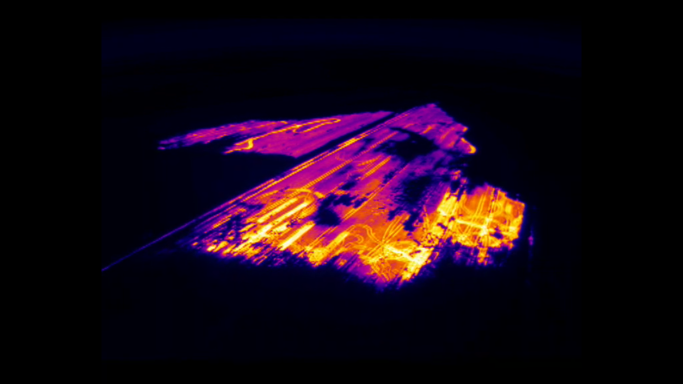
#> input picture shot1.png, 1366 x 768 px (shown at 1/2 size)
$ jupyter execute WarpPerspective.ipynb   (older library calls are emulated)
#> lines starting #> are read from the running program, lines starting #| are printed output that depends on the picture; after the words box and inside, x2 and y2 are one past the last pixel; in counts of white or black regions, pixels touching at a corner belong together
[cell 1]
#import these stuff
import cv2
import numpy as np
import matplotlib.pyplot as plt

#read the image
frame = cv2.pyrDown(cv2.imread('shot1.png'))
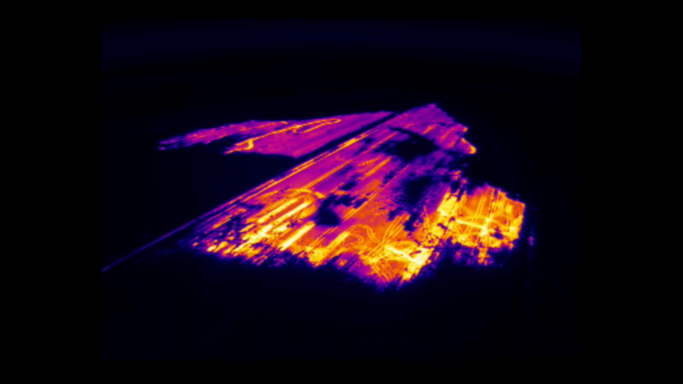
#> frame: shape (384, 683, 3); mean B, G, R 21.4, 8.7, 24.3

#creates a kernel and "close" the image - dilation followed by erosion
hsv = cv2.cvtColor(frame, cv2.COLOR_BGR2HSV)
#> hsv: shape (384, 683, 3); mean H, S, V 73.4, 158.9, 34.8
kernel = np.ones((9,9),np.uint8)
closing = cv2.morphologyEx(hsv, cv2.MORPH_CLOSE, kernel)
#> closing: shape (384, 683, 3); mean H, S, V 77.1, 162.5, 37.9

#find the size of the frame. Not really used anywhere
print (frame.shape)
#| (384, 683, 3)
#(y,x,ch) = (frame.shape)

#creates the array threshold color thingy
lower = np.array([0,0,0])
upper = np.array([255,255,150])

#create a mask - B&W picture of the frame and invert the colors
mask = cv2.inRange(closing, lower, upper)
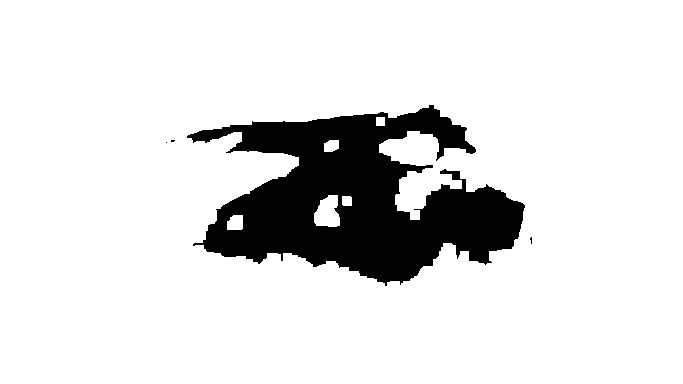
#> mask: shape (384, 683); 87.8% white; 4 black regions (3 under 20 px), largest, box (x1, y1, x2, y2) and area: (187, 105, 525, 286) 31872
mask = 255 - mask
#> mask: shape (384, 683); 12.2% white; 4 white regions (3 under 20 px)

#get the contours of the image
image, contours, hier = cv2.findContours(mask, cv2.RETR_EXTERNAL, cv2.CHAIN_APPROX_SIMPLE)
#> contours = 4 contours, 3 with area under 20; largest, box (x1, y1, x2, y2) and area: (187, 105, 525, 286) 32224

#gets the largest aread contour, creates the minimal area rectangle and draw the contours
c = max(contours, key = cv2.contourArea)
#> c = contour of 633 points, box (x1, y1, x2, y2) (187, 105, 525, 286), area 32224
rect = cv2.minAreaRect(c)
#> rect = ((356.2, 199.8), (333.3, 175.7), -5.17)
box = cv2.boxPoints(rect)
#> box = [[198.2, 302.2], [182.4, 127.3], [514.3, 97.29], [530.1, 272.2]]
box = np.int0(box)
#> box = [[198, 302], [182, 127], [514, 97], [530, 272]]
cv2.drawContours(frame, [box], 0, (255))
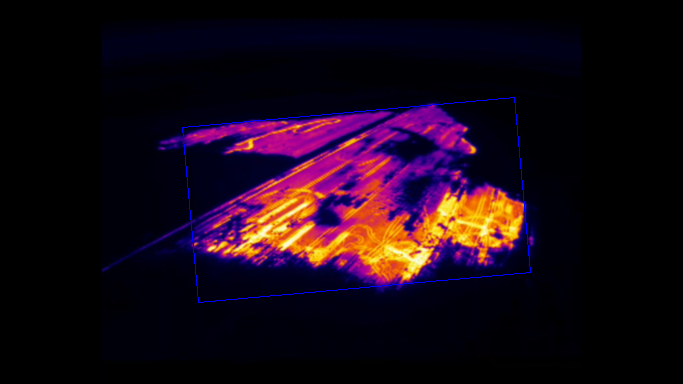
#> frame: shape (384, 683, 3); 0.39% of pixels changed, all inside (x1, y1, x2, y2) = (182, 97, 531, 303)

#creates 2 empty arrays for later use
arrayx = []
arrayy = []

#for each corner of the rectangle, print the (x,y) positions and append in those arrays (x in one of them, y in the other)
for p in box:
    i = 0
    pt = (p[i],p[i+1])
    print (pt)
    arrayx.append(p[i])
    arrayy.append(p[i+1])
#> this loop made 4 passes
#| (198, 302)
#| (182, 127)
#| (514, 97)
#| (530, 272)
#> after the loop, arrayx = [198, 182, 514, 530]; arrayy = [302, 127, 97, 272]

#do the PerspectiveTransform and Warp the image
#with the points in the arrays transformed into a standard squared image (400,400), cuz why not
pts1 = np.float32([[arrayx[0],arrayy[0]],[arrayx[1],arrayy[1]],[arrayx[2],arrayy[2]],[arrayx[3],arrayy[3]]])
#> pts1 = [[198, 302], [182, 127], [514, 97], [530, 272]]
pts2 = np.float32([[0,400],[0,0],[400,0],[400,400]])
M = cv2.getPerspectiveTransform(pts1,pts2)
#> M = [[1.19, -0.109, -203.6], [0.205, 2.27, -325.2], [-2.49e-19, -3.83e-19, 1]]
warpd = cv2.warpPerspective(frame,M,(400,400))
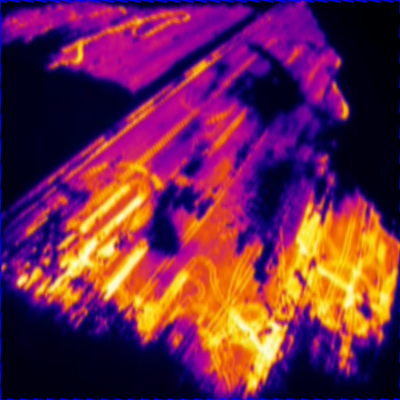
#> warpd: shape (400, 400, 3); mean B, G, R 73.7, 38.6, 108.1

#show the original image (with the rectangle) and the warped image
cv2.imshow('Original', frame)
cv2.imshow('warped', warpd)
#save the warped image to the computer, cuz why the fuck not
cv2.imwrite('saved_image.png', warpd)

#esc to close the windows (you know the drill)
while True:
    k = cv2.waitKey(5) & 0xFF
#> (key Esc is pressed here)
    if k == 27:
        break

cv2.destroyAllWindows()
